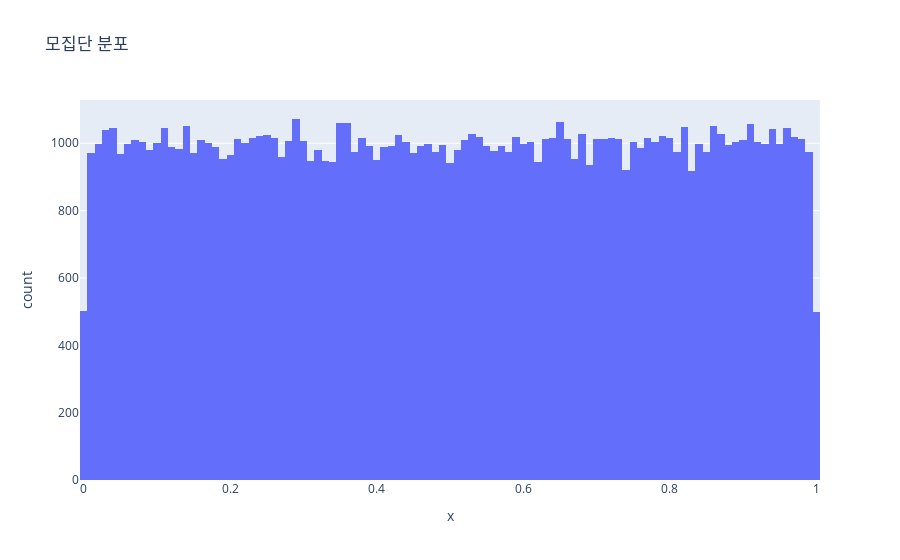

The notebook cell this image was saved under:
### Code cell
pop_df = pd.DataFrame({
    "x" : population
})
px.histogram(pop_df, x="x", title="모집단 분포", nbins=100)

### Figure 1 — Plotly figure (JSON) as saved in the notebook; plotly's stock layout.template omitted (floating-point values rounded to 4 significant figures; data arrays with more than 128 entries replaced by an {"elided": "..."} marker saying what was removed)
{"data": [{"bingroup": "x", "hovertemplate": "x=%{x}<br>count=%{y}<extra></extra>", "legendgroup": "", "marker": {"color": "#636efa", "pattern": {"shape": ""}}, "name": "", "nbinsx": 100, "orientation": "v", "showlegend": false, "type": "histogram", "x": {"elided": "100000 float values"}, "xaxis": "x", "yaxis": "y"}], "layout": {"barmode": "relative", "legend": {"tracegroupgap": 0}, "title": {"text": "모집단 분포"}, "xaxis": {"anchor": "y", "domain": [0, 1], "title": {"text": "x"}}, "yaxis": {"anchor": "x", "domain": [0, 1], "title": {"text": "count"}}}}
